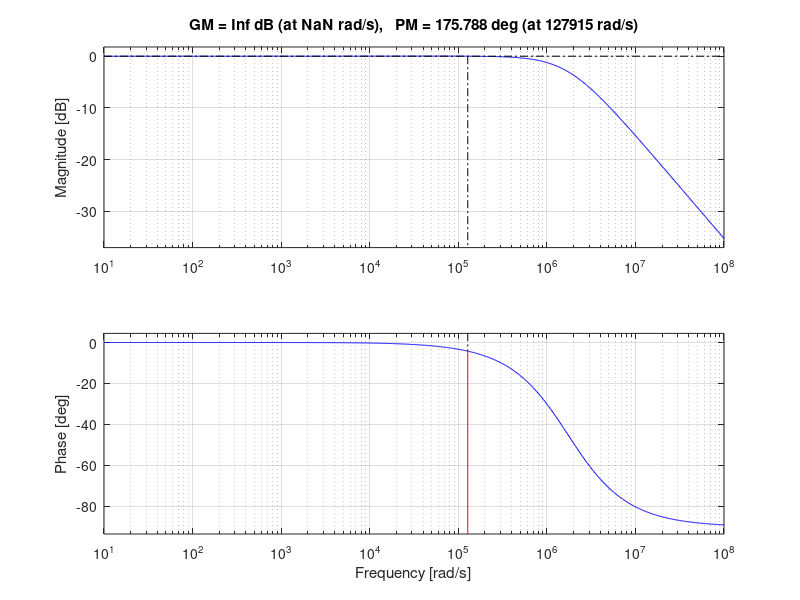

Recreate this plot in MATLAB.
r4 = 900000;
%sys = tf([2*r4], [1 6000]);
%margin(sys);
c4 = .1*10^(-9);
sys = tf([r4*c4*2 2], [c4 6000*c4 0]);
z4 = tf([r4*c4 1], [c4 0]);
Ts = 25000*1000/(25000+z4+1000+25000*1000);
sys = Ts*sys;
sys = sys/(1+sys);
margin(sys);